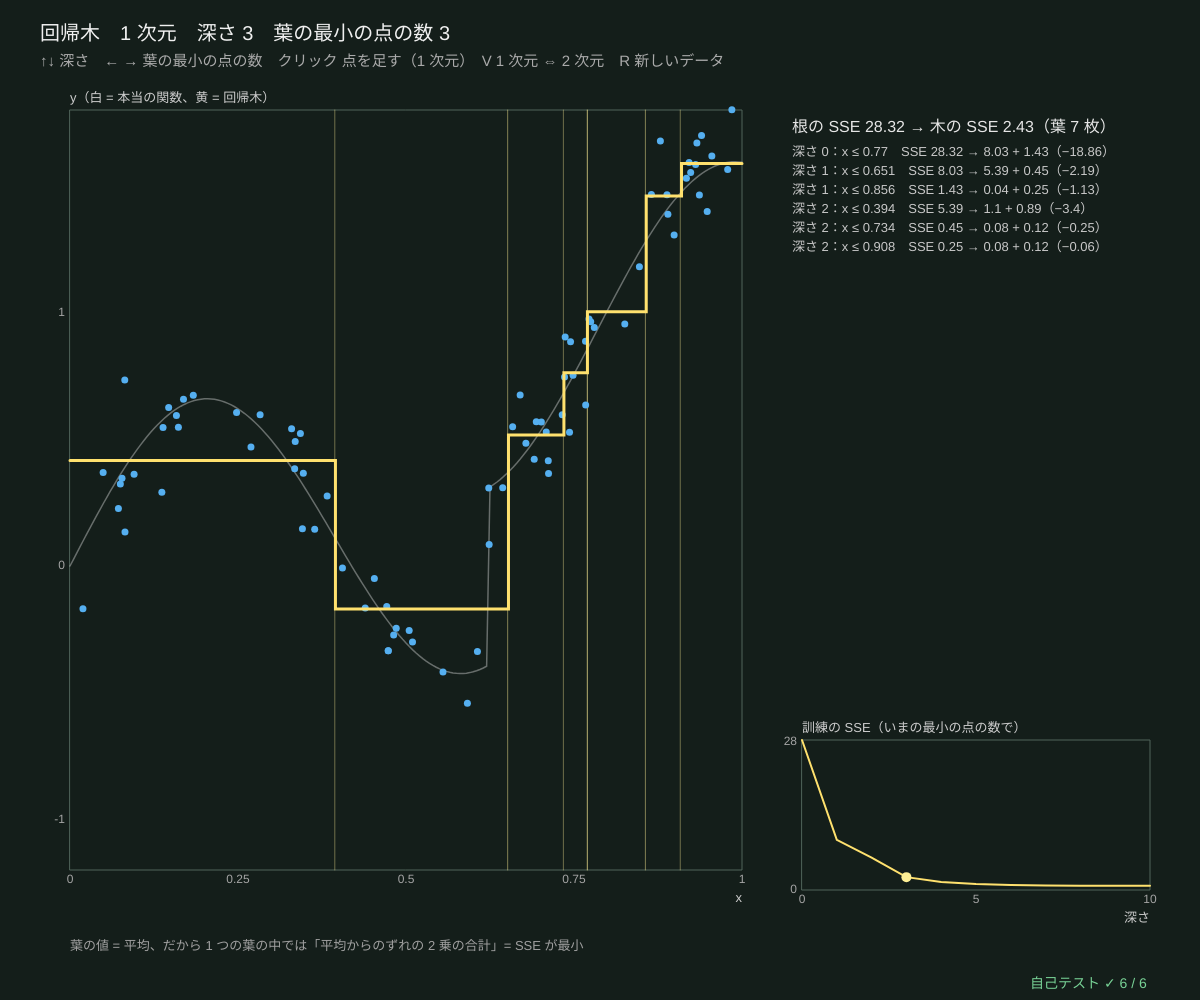
Frame 1 (no input)
Frame 60 (no input): identical to frame 1, image omitted
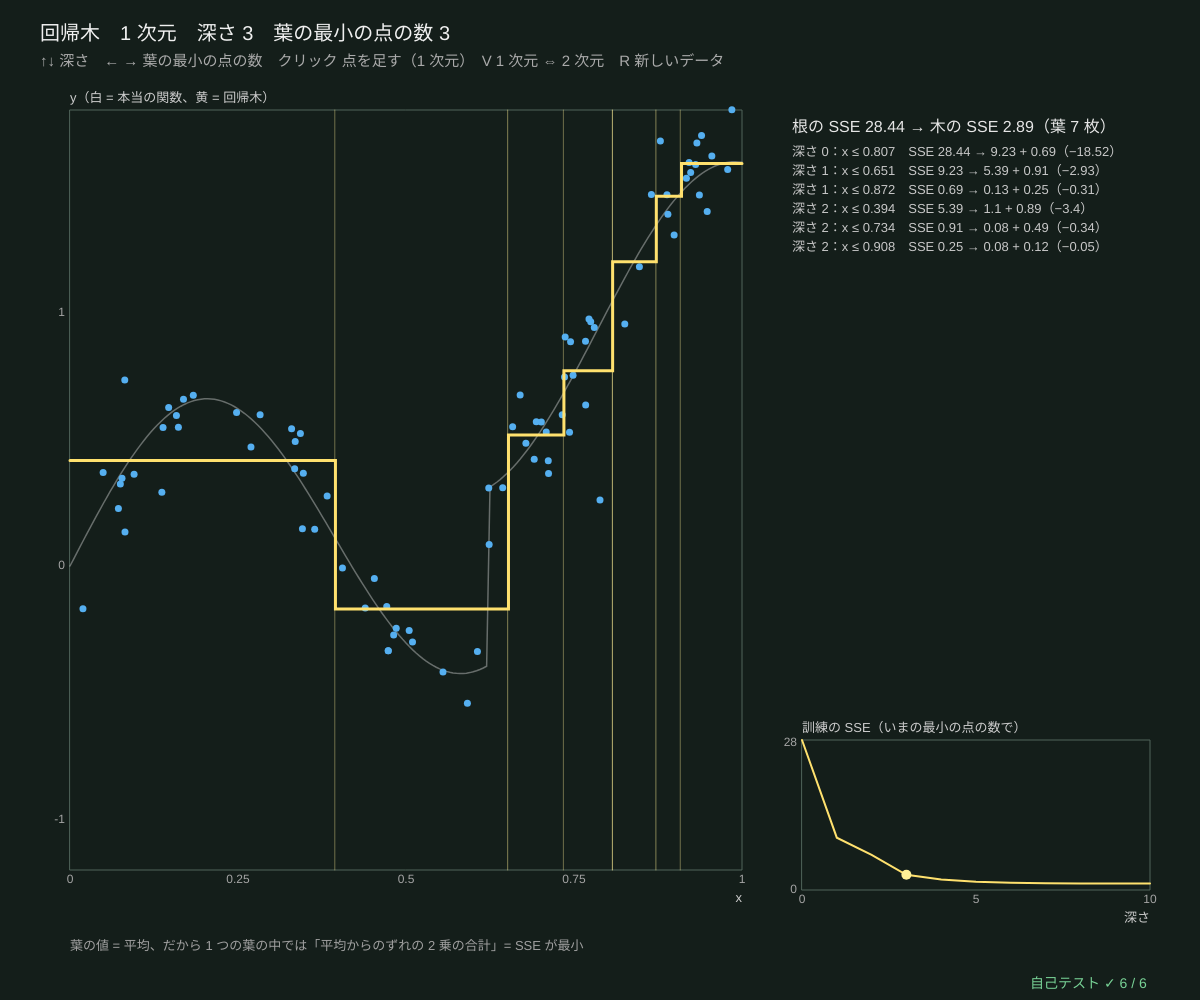
Frame 120 (the mouse pressed at the canvas centre since frame 60)

The p5.js sketch that drew these frames (run headless with seeded random() and noise() and a simulated clock; from frame 60 on, the mouse is pressed at the canvas centre):

// p5.js sketch
// ── sketch.js
// ============================================
// 07 回帰木 ─ 数（連続の値）を当てる木。葉の答え = その葉に入った点の平均 → 区分的に一定（階段）の関数になる
// 分割は「2 乗誤差の合計 SSE がいちばん減るしきい値」。SSE = Σ(y − 平均)²。減り = SSE(親) − SSE(左) − SSE(右)
//   深さ（↑↓）と、葉に残す最小の点の数（← →）で、階段の細かさが変わる。細かすぎるとノイズまでなぞる
//   V で 2 次元：本当の関数（左）と、深さ d の回帰木（右）を色で比べる
// ↑↓ 深さ / ← → 葉の最小の点の数 / クリック 点を足す（1 次元）/ V 1 次元 ⇔ 2 次元 / R 新しいデータ
// ============================================

let nPts = 80, noiseS = 0.15, maxDepth = 3, minLeaf = 3, seedD = 4, twoD = false;   // ★ noiseS = ノイズの大きさ
let sseCurve = [];
let X1 = [], Y1 = [], tree1, tree2, X2 = [], Y2 = [], img2t, img2f, dirty2 = true, plotG;
function hidden1(x) { return 0.6 * Math.sin(8 * x) + (x > 0.62 ? 0.7 : 0) + 0.3 * x; }   // ★ 本当の関数（ここを変えてみよう）
function hidden2(u, v) { return Math.sin(5 * u) * Math.cos(4 * v) + (u + v > 1.2 ? 0.6 : 0); }

function setup() {
  createCanvas(windowWidth, windowHeight); textWrap(CHAR); pixelDensity(1);
  img2t = createImage(120, 120); img2f = createImage(120, 120); selfTest(); newData();
}
function newData() {
  seedRng(seedD); X1 = []; Y1 = []; X2 = []; Y2 = [];
  for (let i = 0; i < nPts; i++) { let x = rnd(); X1.push([x]); Y1.push(hidden1(x) + noiseS * rndGauss()); }
  for (let i = 0; i < 500; i++) { let u = rnd(), v = rnd(); X2.push([u, v]); Y2.push(hidden2(u, v) + noiseS * rndGauss()); }
  retrain();
}
function retrain() {
  tree1 = growReg(X1, Y1, { maxDepth, minLeaf }); tree2 = growReg(X2, Y2, { maxDepth: maxDepth + 3, minLeaf }); dirty2 = true;
  let full = growReg(X1, Y1, { minLeaf });                       // 深さと SSE のグラフ用（最後まで育てて深さ d で切る）
  sseCurve = []; for (let d = 0; d <= 10; d++) sseCurve.push(sumArr(X1.map((x, i) => (regPredict(full, x, d) - Y1[i]) ** 2)));
}
function heat(v) { let q = clampv((v + 1.5) / 3.2, 0, 1); return [40 + 210 * q, 70 + 120 * Math.sin(q * Math.PI), 200 - 170 * q]; }

function draw() {
  background(...BG_COL);
  textAlign(LEFT, BASELINE); noStroke(); fill(240); textSize(20);
  text('回帰木　' + (twoD ? '2 次元' : '1 次元') + '　深さ ' + maxDepth + (twoD ? '（2 次元は +3）' : '') + '　葉の最小の点の数 ' + minLeaf, 40, 40);
  fill(170); textSize(15); text('↑↓ 深さ　← → 葉の最小の点の数　クリック 点を足す（1 次元）　V 1 次元 ⇔ 2 次元　R 新しいデータ', 40, 66);
  if (twoD) draw2D(); else draw1D();
  drawSelfTest(width - 170, height - 12);
}
function draw1D() {
  let g = { x: 70, y: 110, w: width * 0.56, h: height - 240, x0: 0, x1: 1, y0: -1.2, y1: 1.8 };
  plotG = g;
  plotAxes(g, 'x', 'y（白 = 本当の関数、黄 = 回帰木）', [0, 0.25, 0.5, 0.75, 1], [-1, 0, 1]);
  stroke(255, 255, 255, 90); strokeWeight(1.5); let a = []; for (let q = 0; q <= 200; q++) a.push([gX(g, q / 200), gY(g, hidden1(q / 200))]); polyline(a);
  // 分割の線
  for (let t of treeNodes(tree1)) if (!t.leaf) { stroke(255, 240, 150, 60 + 120 / (t.depth + 1)); strokeWeight(1); line(gX(g, t.thr), g.y, gX(g, t.thr), g.y + g.h); }
  noStroke(); fill(85, 175, 240); for (let i = 0; i < X1.length; i++) circle(gX(g, X1[i][0]), gY(g, Y1[i]), 7);
  // 階段（x を細かく動かして葉の値をつなぐ）
  stroke(255, 225, 110); strokeWeight(3); let s = [];
  for (let q = 0; q <= 400; q++) { let x = q / 400, v = regPredict(tree1, [x]); if (s.length && Math.abs(s[s.length - 1][1] - gY(g, v)) > 0.5) s.push([gX(g, x), s[s.length - 1][1]]); s.push([gX(g, x), gY(g, v)]); }
  polyline(s);
  // ---- 分割の一覧（SSE の減り）
  let px = g.x + g.w + 50, pw = width - px - 30, list = treeNodes(tree1).filter((t) => !t.leaf).sort((p, q) => p.depth - q.depth || p.thr - q.thr);
  let sse = mseOf(X1.map((x) => regPredict(tree1, x)), Y1) * X1.length;
  noStroke(); fill(230); textSize(16); textAlign(LEFT, BASELINE);
  text('根の SSE ' + fmtNum(tree1.sse, 2) + ' → 木の SSE ' + fmtNum(sse, 2) + '（葉 ' + countLeaves(tree1) + ' 枚）', px, 120, pw);
  fill(200); textSize(13);
  list.slice(0, 15).forEach((t, k) => text('深さ ' + t.depth + '：x ≤ ' + fmtNum(t.thr, 3) + '　SSE ' + fmtNum(t.sse, 2) + ' → ' + fmtNum(t.left.sse, 2) + ' + ' + fmtNum(t.right.sse, 2) + '（−' + fmtNum(t.dec, 2) + '）', px, 156 + k * 19));
  if (list.length > 15) text('… ほか ' + (list.length - 15) + ' 個', px, 156 + 15 * 19);
  // 深さと SSE のグラフ
  let g2 = { x: px + 10, y: height - 260, w: pw - 30, h: 150, x0: 0, x1: 10, y0: 0, y1: Math.max(1e-6, sseCurve[0] || 1) };
  plotAxes(g2, '深さ', '訓練の SSE（いまの最小の点の数で）', [0, 5, 10], [0, Math.round(g2.y1)]);
  let pts = sseCurve.map((e, d) => [gX(g2, d), gY(g2, e)]);
  stroke(255, 225, 110); strokeWeight(2); polyline(pts); noStroke(); fill(255, 240, 150); circle(pts[Math.min(10, maxDepth)][0], pts[Math.min(10, maxDepth)][1], 10);
  fill(160); textSize(13); text('葉の値 = 平均、だから 1 つの葉の中では「平均からのずれの 2 乗の合計」= SSE が最小', g.x, height - 60, g.w);
}
function draw2D() {
  if (dirty2) { paintImage(img2t, (u, v) => heat(hidden2(u, v))); paintImage(img2f, (u, v) => heat(regPredict(tree2, [u, v]))); dirty2 = false; }
  let side = Math.min((width - 160) / 2, height - 230);
  noSmooth(); image(img2t, 40, 110, side, side); image(img2f, 80 + side, 110, side, side); smooth();
  noStroke(); fill(220); textSize(15); textAlign(LEFT, BASELINE);
  let mse = mseOf(X2.map((x) => regPredict(tree2, x)), Y2);
  text('本当の関数 sin(5u)·cos(4v) + 段差', 40, 105 + side + 30);
  text('回帰木（深さ ' + (maxDepth + 3) + '、葉 ' + countLeaves(tree2) + ' 枚）訓練の平均 2 乗誤差 ' + fmtNum(mse, 4), 80 + side, 105 + side + 30);
  fill(160); textSize(13); text('長方形の中は 1 色（一定）。斜めの段差 u + v > 1.2 は階段で近似するしかない', 80 + side, 105 + side + 56);
}
function mousePressed() {
  if (twoD || !plotG) return;
  let x = (mouseX - plotG.x) / plotG.w, yv = plotG.y1 - ((mouseY - plotG.y) / plotG.h) * (plotG.y1 - plotG.y0);
  if (x < 0 || x > 1 || mouseY < plotG.y || mouseY > plotG.y + plotG.h) return;
  X1.push([x]); Y1.push(yv); retrain();
}
function keyPressed() {
  if (key === UP_ARROW) { maxDepth = Math.min(10, maxDepth + 1); retrain(); }
  if (key === DOWN_ARROW) { maxDepth = Math.max(0, maxDepth - 1); retrain(); }
  if (key === RIGHT_ARROW) { minLeaf = Math.min(20, minLeaf + 1); retrain(); }
  if (key === LEFT_ARROW) { minLeaf = Math.max(1, minLeaf - 1); retrain(); }
  if (key === 'v' || key === 'V') twoD = !twoD;
  if (key === 'r' || key === 'R') { seedD++; newData(); }
  return false;
}

// ---- 自己テスト
function selfTest() {
  selfTestResults = [];
  seedRng(71); let X = [], y = [];
  for (let i = 0; i < 60; i++) { let x = rnd(); X.push([x]); y.push(hidden1(x) + 0.2 * rndGauss()); }
  let sseDirect = (ids) => { let m = sumArr(ids.map((i) => y[i])) / (ids.length || 1); return sumArr(ids.map((i) => (y[i] - m) ** 2)); };
  let t = growReg(X, y, { maxDepth: 4 }), okD = true, okM = true;
  let walk = (q, ids) => {
    if (Math.abs(q.sse - sseDirect(ids)) > 1e-9 || Math.abs(q.value - sumArr(ids.map((i) => y[i])) / ids.length) > 1e-12) okM = false;
    if (q.leaf) return;
    let L = ids.filter((i) => X[i][0] <= q.thr), R = ids.filter((i) => X[i][0] > q.thr);
    if (Math.abs(q.dec - (sseDirect(ids) - sseDirect(L) - sseDirect(R))) > 1e-9) okD = false;
    walk(q.left, L); walk(q.right, R);
  };
  walk(t, X.map((_, i) => i));
  check('どの分割でも、記録した SSE の減り = SSE(親) − SSE(左) − SSE(右)（点から計算し直した値）', okD);
  check('どのノードの値も、そこに入った点の平均。SSE も一致', okM);
  let xs = X.map((x) => x[0]).sort((a, b) => a - b), best = -1, all = X.map((_, i) => i);
  for (let k = 0; k + 1 < xs.length; k++) { let th = (xs[k] + xs[k + 1]) / 2; best = Math.max(best, sseDirect(all) - sseDirect(all.filter((i) => X[i][0] <= th)) - sseDirect(all.filter((i) => X[i][0] > th))); }
  check('根の分割の減り = 全部の中点を総当たりした最大', near(t.dec, best, 1e-9));
  let full = growReg(X, y);
  check('最後まで育てる（葉に 1 点）と訓練の SSE = 0（x がぜんぶちがうとき）', near(sumArr(X.map((x, i) => (regPredict(full, x) - y[i]) ** 2)), 0, 1e-12));
  let prev = Infinity, okN = true, okP = true;
  for (let d = 0; d <= 8; d++) {
    let e = sumArr(X.map((x, i) => (regPredict(full, x, d) - y[i]) ** 2)); if (e > prev + 1e-9) okN = false; prev = e;
    let vals = new Set(); for (let q = 0; q <= 1000; q++) vals.add(regPredict(full, [q / 1000], d)); if (vals.size > Math.pow(2, d)) okP = false;
  }
  check('深さを増やすと訓練の SSE は増えない（深さ 0〜8）', okN);
  check('深さ d の回帰木は、たかだか 2^d 段の階段', okP);
  reportSelfTest();
}

// ---------- やってみよう ----------
// 1. ↑↓ で深さを 0 から 10 まで。深さ 0 は「全部の平均」の横一直線
// 2. ← → で葉の最小の点の数を 1 と 15 にして比べよう。どちらがノイズをなぞる？
// 3. 右の一覧で、最初の分割（深さ 0）の SSE の減りがいちばん大きい？ いつもそう？
// 4. hidden1 を別の関数（たとえば x * x）に変えてみよう。段差のある関数とない関数、どちらが得意？
// 5. 11 の勾配ブースティングは、この小さな回帰木を「残差」にあてはめて足していく

// ==================================================
// ここから下は「決定木の道具」（中身は読まなくても OK。消さないでね）
// ==================================================
// ---- 小さな道具：はさむ・合計・いちばん大きい番号
function clampv(v, a, b) { return v < a ? a : v > b ? b : v; }
function sumArr(a) { let s = 0; for (let v of a) s += v; return s; }
function argMaxArr(a) { let b = 0; for (let i = 1; i < a.length; i++) if (a[i] > a[b]) b = i; return b; }   // 同点なら小さい番号
// ---- 種つきの乱数（同じ種なら毎回同じ列）
let rngState = 1;
function seedRng(s) { rngState = (s >>> 0) || 1; }
function rnd() {                       // 0〜1 の一様乱数（mulberry32）
  rngState = (rngState + 0x6d2b79f5) >>> 0;
  let t = rngState;
  t = Math.imul(t ^ (t >>> 15), t | 1);
  t ^= t + Math.imul(t ^ (t >>> 7), t | 61);
  return ((t ^ (t >>> 14)) >>> 0) / 4294967296;
}
function rndInt(a, b) { return a + Math.floor(rnd() * (b - a + 1)); }
function rndGauss() { let u = Math.max(1e-12, rnd()), v = rnd(); return Math.sqrt(-2 * Math.log(u)) * Math.cos(2 * Math.PI * v); }
function shuffleArr(a) { for (let i = a.length - 1; i > 0; i--) { let j = Math.floor(rnd() * (i + 1)); [a[i], a[j]] = [a[j], a[i]]; } return a; }
// ---- 不純度：counts = 各クラスの個数（重みつきでもよい）
function entropyP(p) { return p <= 0 || p >= 1 ? 0 : -p * Math.log2(p) - (1 - p) * Math.log2(1 - p); }   // 2 クラスのエントロピー（ビット）
function entropyOf(counts) {
  let n = sumArr(counts), h = 0; if (n <= 0) return 0;
  for (let c of counts) if (c > 0) { let q = c / n; h -= q * Math.log2(q); }
  return Math.max(0, h);
}
function giniOf(counts) { let n = sumArr(counts), s = 1; if (n <= 0) return 0; for (let c of counts) s -= (c / n) * (c / n); return Math.max(0, s); }
function errOf(counts) { let n = sumArr(counts); return n <= 0 ? 0 : Math.max(0, 1 - Math.max(...counts) / n); }   // 誤分類率
function impurityOf(counts, crit) { return crit === 'entropy' ? entropyOf(counts) : crit === 'error' ? errOf(counts) : giniOf(counts); }
// 分けたときの「不純度の減り」= 親 − (左の割合·左 + 右の割合·右)。crit = 'entropy' なら情報利得
function gainOf(parent, left, right, crit) {
  let n = sumArr(parent), nl = sumArr(left), nr = sumArr(right); if (n <= 0) return 0;
  return impurityOf(parent, crit) - (nl / n) * impurityOf(left, crit) - (nr / n) * impurityOf(right, crit);
}
// ---- CART（分類）：全部の特徴量 × 全部のしきい値（並べた値の中点）を調べて、不純度がいちばん減る分割を選ぶ
// o = { maxDepth, minLeaf, crit: 'gini' | 'entropy' | 'error', mtry（分割ごとに見る特徴量の数）, w（点の重み）, idx（使う点の番号）, nClass }
// ノード = { leaf, feat, thr, left, right, counts, n, imp, pred, dec（重みつきの不純度の減り）, depth, id }
let nodeCounter = 0;
function growTree(X, y, o) {
  o = o || {};
  let ctx = {
    X, y, K: o.nClass || Math.max(1, ...y.map((v) => v + 1)), d: X.length ? X[0].length : 0,
    w: o.w || null, crit: o.crit || 'gini', maxDepth: o.maxDepth === undefined ? 40 : o.maxDepth,
    minLeaf: Math.max(1, o.minLeaf || 1), mtry: o.mtry || 0,
  };
  return growNode(ctx, o.idx ? o.idx.slice() : X.map((_, i) => i), 0);
}
function growNode(ctx, idx, depth) {
  let { X, y, K, w, crit } = ctx, counts = new Array(K).fill(0);
  for (let i of idx) counts[y[i]] += w ? w[i] : 1;
  let node = { leaf: true, counts, n: idx.length, imp: impurityOf(counts, crit), pred: argMaxArr(counts), depth, id: nodeCounter++, dec: 0 };
  let kinds = counts.filter((c) => c > 0).length;
  if (depth >= ctx.maxDepth || idx.length < 2 * ctx.minLeaf || kinds <= 1) return node;
  let best = bestSplit(ctx, idx, counts);
  if (!best) return node;
  let L = [], R = [];
  for (let i of idx) (X[i][best.feat] <= best.thr ? L : R).push(i);
  node.leaf = false; node.feat = best.feat; node.thr = best.thr; node.dec = best.dec;
  node.left = growNode(ctx, L, depth + 1); node.right = growNode(ctx, R, depth + 1);
  return node;
}
// ★ いちばんよい分割：特徴量ごとに点を並べ、左から 1 つずつ動かしながら左右の個数を更新する
function bestSplit(ctx, idx, counts) {
  let feats = Array.from({ length: ctx.d }, (_, f) => f);
  if (ctx.mtry > 0 && ctx.mtry < ctx.d) shuffleArr(feats);     // ランダムフォレスト：前の mtry 個だけを見る
  let first = ctx.mtry > 0 ? Math.min(ctx.mtry, ctx.d) : ctx.d;
  let best = splitOver(ctx, idx, counts, feats.slice(0, first));
  if (!best && first < ctx.d) best = splitOver(ctx, idx, counts, feats.slice(first));   // 切れる特徴量が 1 つもないときだけ残りを見る
  return best;
}
function splitOver(ctx, idx, counts, feats) {
  let { X, y, K, w, crit, minLeaf } = ctx, W = sumArr(counts), pImp = impurityOf(counts, crit), best = null;
  let lc = new Array(K), rc = new Array(K);
  for (let f of feats) {
    let ord = idx.slice().sort((a, b) => X[a][f] - X[b][f]), lw = 0;
    lc.fill(0);
    for (let k = 0; k < ord.length - 1; k++) {
      let i = ord[k], wi = w ? w[i] : 1;
      lc[y[i]] += wi; lw += wi;
      let v0 = X[i][f], v1 = X[ord[k + 1]][f];
      if (!(v1 > v0) || k + 1 < minLeaf || ord.length - k - 1 < minLeaf) continue;   // 同じ値の間では切れない
      for (let j = 0; j < K; j++) rc[j] = counts[j] - lc[j];
      let dec = W * pImp - lw * impurityOf(lc, crit) - (W - lw) * impurityOf(rc, crit);
      if (!best || dec > best.dec + 1e-12) best = { feat: f, thr: (v0 + v1) / 2, dec };
    }
  }
  return best;
}
// 根から葉までたどる。dLim = 見せる深さ、aLim = 剪定の α（alphaCut ≤ α のノードは葉として扱う）
function leafOf(node, x, dLim, aLim) {
  let dl = dLim === undefined ? Infinity : dLim, al = aLim === undefined ? -Infinity : aLim;
  while (!node.leaf && node.depth < dl && !(al >= node.alphaCut)) node = x[node.feat] <= node.thr ? node.left : node.right;
  return node;
}
function treePredict(root, x, dLim, aLim) { return leafOf(root, x, dLim, aLim).pred; }
function isCut(t, dLim, aLim) { return t.leaf || t.depth >= (dLim === undefined ? Infinity : dLim) || (aLim !== undefined && aLim >= t.alphaCut); }
function treeNodes(root, dLim, aLim) {   // 見えているノードを全部（行きがけ順）
  let out = [], st = [root];
  while (st.length) { let t = st.pop(); out.push(t); if (!isCut(t, dLim, aLim)) st.push(t.right, t.left); }
  return out;
}
function countLeaves(root, dLim, aLim) { return treeNodes(root, dLim, aLim).filter((t) => isCut(t, dLim, aLim)).length; }
function treeDepth(root, dLim, aLim) { return Math.max(...treeNodes(root, dLim, aLim).map((t) => t.depth)); }
function accuracyOf(fn, X, y, idx) {     // fn(x) → クラス。idx を渡すとその点だけ
  let ids = idx || X.map((_, i) => i), ok = 0;
  for (let i of ids) if (fn(X[i]) === y[i]) ok++;
  return ids.length ? ok / ids.length : 0;
}
// ---- 回帰木：葉の値 = 平均、分割は 2 乗誤差（SSE）がいちばん減るところ。SSE = Σy² − (Σy)²/n
function sseOf(sum, sum2, n) { return n > 0 ? Math.max(0, sum2 - (sum * sum) / n) : 0; }
function growReg(X, y, o) {
  o = o || {};
  let ctx = { X, y, maxDepth: o.maxDepth === undefined ? 40 : o.maxDepth, minLeaf: Math.max(1, o.minLeaf || 1), d: X.length ? X[0].length : 0 };
  return growRegNode(ctx, o.idx ? o.idx.slice() : X.map((_, i) => i), 0);
}
function growRegNode(ctx, idx, depth) {
  let { X, y } = ctx, s = 0, s2 = 0;
  for (let i of idx) { s += y[i]; s2 += y[i] * y[i]; }
  let n = idx.length, node = { leaf: true, value: n ? s / n : 0, n, sse: sseOf(s, s2, n), depth, id: nodeCounter++, dec: 0 };
  if (depth >= ctx.maxDepth || n < 2 * ctx.minLeaf || node.sse < 1e-12) return node;
  let best = null;
  for (let f = 0; f < ctx.d; f++) {
    let ord = idx.slice().sort((a, b) => X[a][f] - X[b][f]), ls = 0, ls2 = 0;
    for (let k = 0; k < n - 1; k++) {
      let v = y[ord[k]]; ls += v; ls2 += v * v;
      let v0 = X[ord[k]][f], v1 = X[ord[k + 1]][f];
      if (!(v1 > v0) || k + 1 < ctx.minLeaf || n - k - 1 < ctx.minLeaf) continue;
      let dec = node.sse - sseOf(ls, ls2, k + 1) - sseOf(s - ls, s2 - ls2, n - k - 1);
      if (!best || dec > best.dec + 1e-12) best = { feat: f, thr: (v0 + v1) / 2, dec };
    }
  }
  if (!best) return node;
  let L = [], R = [];
  for (let i of idx) (X[i][best.feat] <= best.thr ? L : R).push(i);
  node.leaf = false; node.feat = best.feat; node.thr = best.thr; node.dec = best.dec;
  node.left = growRegNode(ctx, L, depth + 1); node.right = growRegNode(ctx, R, depth + 1);
  return node;
}
function regPredict(root, x, dLim) { return leafOf(root, x, dLim).value; }
function mseOf(pred, y) { let s = 0; for (let i = 0; i < y.length; i++) s += (pred[i] - y[i]) ** 2; return y.length ? s / y.length : 0; }
// ---- 描く道具：クラスの色、領域の絵、木の図
const CLS_COL = [[245, 140, 75], [85, 175, 240], [175, 225, 95]];   // ★ クラス A・B・C の色
const BG_COL = [20, 30, 26];                                       // 背景（森の色）
function mixCol(probs, k) {           // クラスの割合 → 背景と混ぜた色（k = 色の濃さ）
  let c = BG_COL.slice(), s = sumArr(probs) || 1;
  probs.forEach((p, j) => { for (let q = 0; q < 3; q++) c[q] += (p / s) * (CLS_COL[j][q] - BG_COL[q]) * k; });
  return c;
}
// img の全部の画素に fn(u, v) → [r, g, b] を塗る（u は右向き、v は上向き、どちらも 0〜1）
function paintImage(img, fn) {
  img.loadPixels();
  let W = img.width, H = img.height;
  for (let py = 0; py < H; py++) for (let px = 0; px < W; px++) {
    let c = fn((px + 0.5) / W, 1 - (py + 0.5) / H), i = 4 * (px + W * py);
    img.pixels[i] = c[0]; img.pixels[i + 1] = c[1]; img.pixels[i + 2] = c[2]; img.pixels[i + 3] = 255;
  }
  img.updatePixels();
}
function toPx(bx, u, v) { return [bx.x + u * bx.w, bx.y + (1 - v) * bx.h]; }   // [0,1]² → 画面
function fromPx(bx, px, py) { return [(px - bx.x) / bx.w, 1 - (py - bx.y) / bx.h]; }
function drawPoints(bx, X, y, r, ws) {   // ws = 点の大きさの倍率（なければ 1）
  stroke(15); strokeWeight(1);
  for (let i = 0; i < X.length; i++) { let p = toPx(bx, X[i][0], X[i][1]); fill(...CLS_COL[y[i]]); circle(p[0], p[1], r * (ws ? ws[i] : 1)); }
}
function fmtNum(v, d) { if (!isFinite(v)) return '?'; let s = (+v.toFixed(d === undefined ? 2 : d)).toString(); return s === '-0' ? '0' : s; }
// ---- グラフの道具：g = { x, y, w, h, x0, x1, y0, y1 }
function gX(g, v) { return g.x + clampv((v - g.x0) / (g.x1 - g.x0), -0.02, 1.02) * g.w; }
function gY(g, v) { return g.y + g.h - clampv((v - g.y0) / (g.y1 - g.y0), -0.02, 1.02) * g.h; }
function plotAxes(g, xl, yl, xt, yt) {
  stroke(80, 100, 90); strokeWeight(1); noFill(); rect(g.x, g.y, g.w, g.h);
  noStroke(); fill(165); textSize(12); textAlign(CENTER, TOP);
  for (let v of xt) text(+v.toPrecision(3), gX(g, v), g.y + g.h + 4);
  textAlign(RIGHT, CENTER);
  for (let v of yt) text(+v.toPrecision(3), g.x - 5, gY(g, v));
  textAlign(LEFT, BASELINE); fill(205); textSize(13);
  text(xl, g.x + g.w - textWidth(xl), g.y + g.h + 32); text(yl, g.x, g.y - 8);
}
function polyline(pts) {               // 点が 2 つ以上あるときだけ折れ線を描く
  if (pts.length < 2) return;
  noFill(); beginShape(); for (let p of pts) vertex(p[0], p[1]); endShape();
}
// ---- 自己テストの道具
let selfTestResults = [];
function check(name, cond) { selfTestResults.push({ name, ok: !!cond }); }
function near(a, b, tol) { return a !== null && a !== undefined && isFinite(a) && Math.abs(a - b) <= (tol === undefined ? 1e-9 : tol); }
function noNaN(v) { return Array.isArray(v) ? v.every(noNaN) : !(typeof v === 'number' && v !== v); }
function reportSelfTest() { for (let r of selfTestResults) (r.ok ? console.log : console.error)((r.ok ? '✓ ' : '✗ ') + r.name); }
function selfTestLine() { let n = selfTestResults.filter((r) => r.ok).length; return '自己テスト ' + (n === selfTestResults.length ? '✓ ' : '✗ ') + n + ' / ' + selfTestResults.length; }
function drawSelfTest(x, y) { noStroke(); fill(selfTestResults.every((r) => r.ok) ? color(120, 210, 150) : color(255, 90, 90)); textSize(14); textAlign(LEFT, BASELINE); text(selfTestLine(), x, y); }
